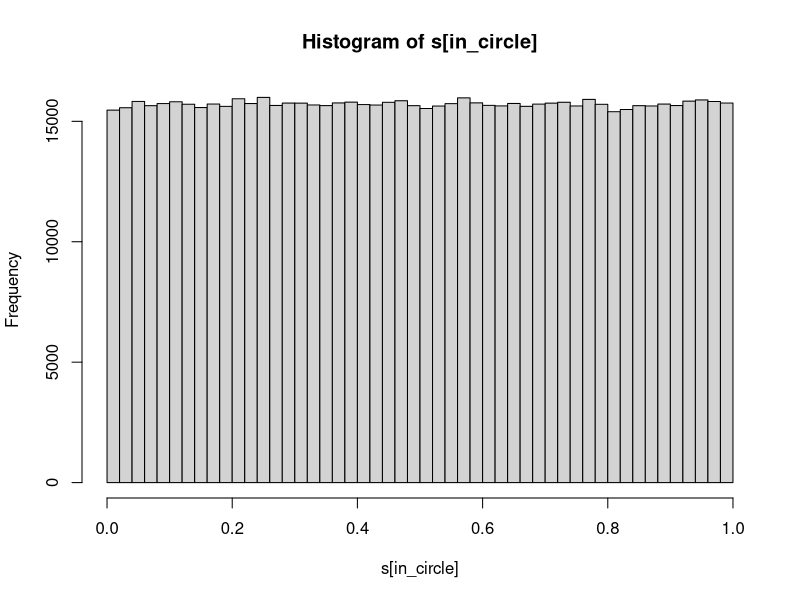
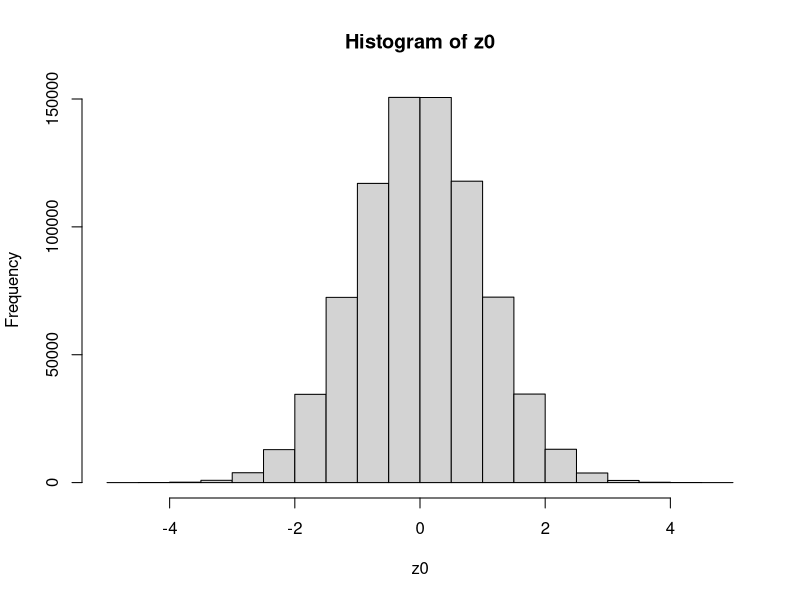
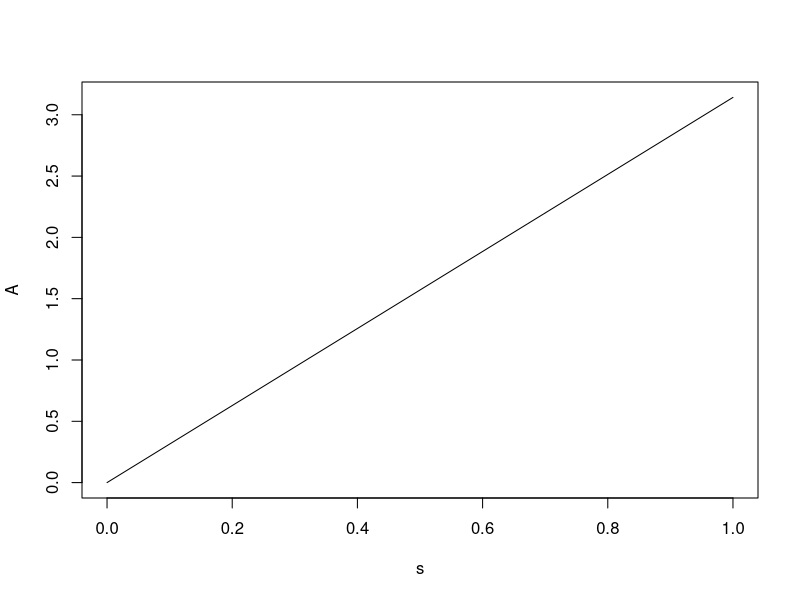
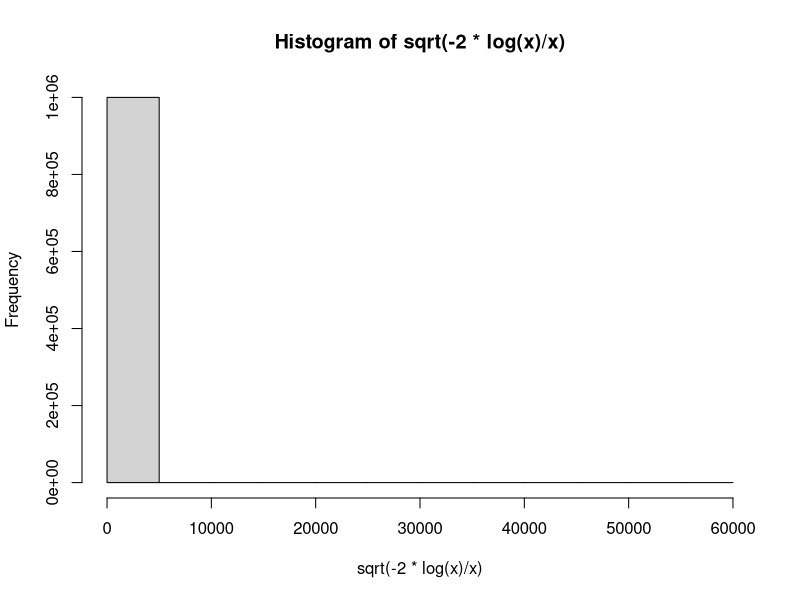

These figures' R source, in order:
# http://en.wikipedia.org/wiki/Box%E2%80%93Muller_transform

# Polar form

N <- 1e6
u <- runif(N, min=-1, max=1)
v <- runif(N, min=-1, max=1)
s <- u^2 + v^2
R <- sqrt(s)
in_circle <- s>0 & s<1
hist(s[in_circle], breaks=50)

b <- sqrt(-2 * log(s[in_circle])/s[in_circle])
z0 <- u[in_circle] * b
z1 <- v[in_circle] * b

hist(z0)

# CDF for s in interval(0,1)
R <- seq(0, 1, length=1000)
s <- R^2
A <- pi * s
plot(s, A, type='l')

# experiments
x <- runif(N)
hist(sqrt(-2*log(x)/x))
